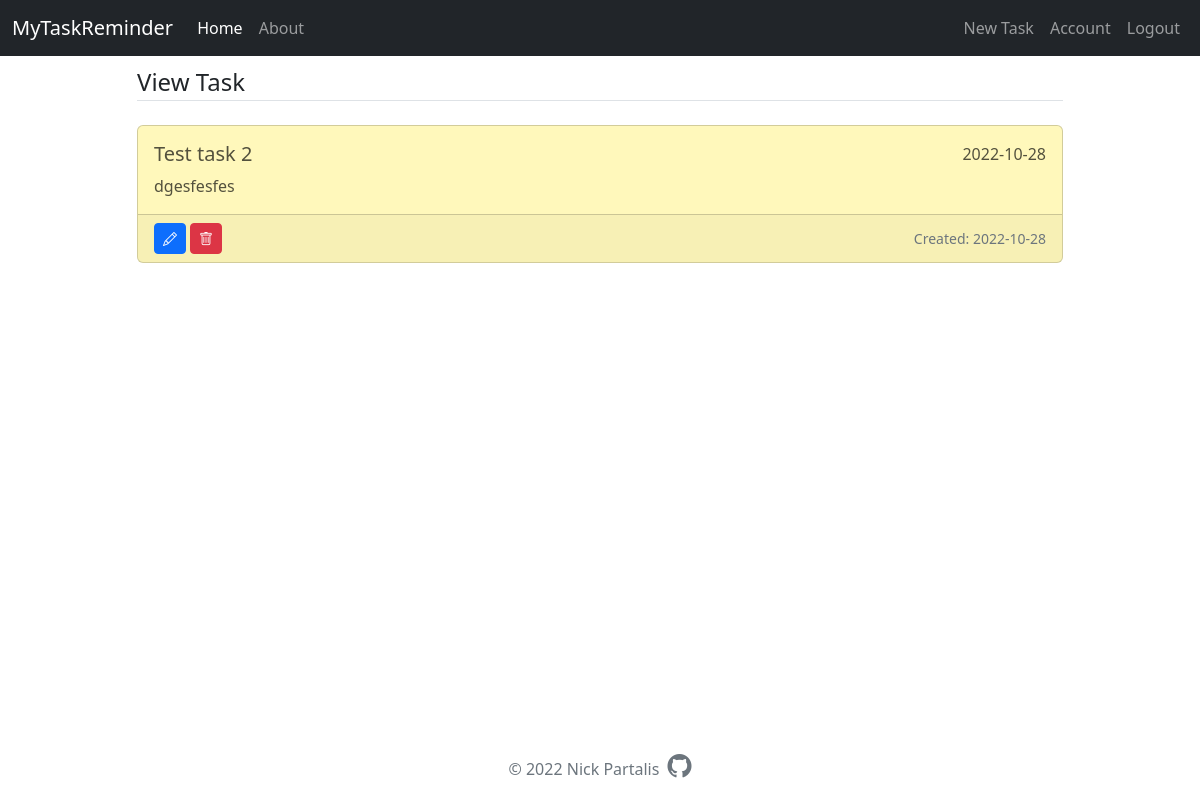
Before: /task/10 (signed in) with the older database file.
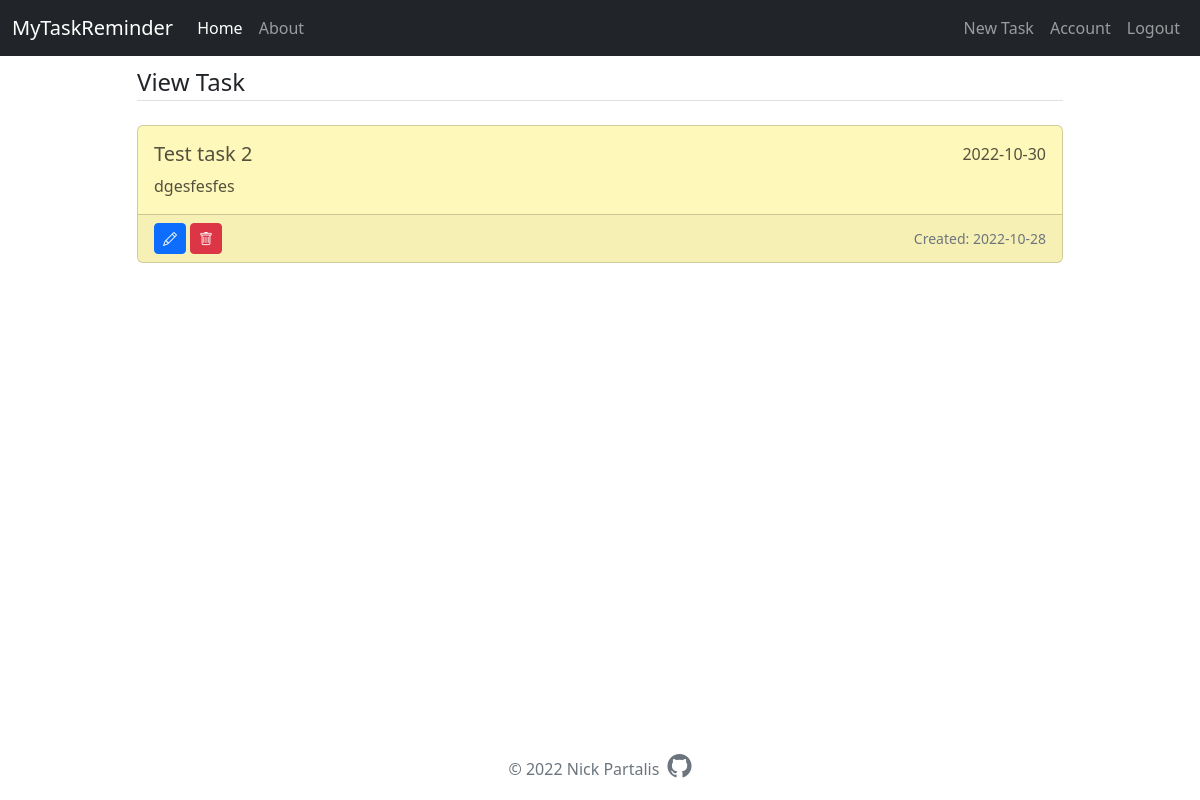
After: the same page with the newer database file.
### task_app/models.py (models this page shows, shortened)
class Task(db.Model):
    id = db.Column(db.Integer, primary_key=True)
    title = db.Column(db.String(100), nullable=False)
    content = db.Column(db.Text)
    date_created = db.Column(db.Date, nullable=False, default=datetime.now)
    date_tasked = db.Column(db.Date, nullable=True, default=None)
    user_id = db.Column(db.Integer, db.ForeignKey("user.id"), nullable=False)

### task_app/tasks/routes.py (the view)
@tasks.route("/task/<int:task_id>", methods=["GET", "POST"])
@login_required
def task(task_id):
    task = Task.query.get_or_404(task_id)
    if task.user_id != current_user.id:
        abort(403)
    return render_template("task.html", task=task)

### task_app/models.py (called while the page is built)
@login_manager.user_loader
def load_user(user_id):
    return User.query.get(int(user_id))

### task_app/templates/task.html (shortened to what this page needs)
{% extends "layout.html" %}
{% block content %}
  <legend class="border-bottom mb-4">View Task</legend>
  <div class="card text-justify mb-4">
      <div class="card-body">
          <div class="d-flex">
              <h5 class="card-title">{{ task.title }}</h5>
              <span class="card-text ms-auto">
                  {{ task.date_tasked if task.date_tasked else "" }}
              </span>
          </div>
          <p class="card-text">{{ task.content }}</p>
      </div>
      <div class="card-footer text-muted d-flex align-items-center">
          <a class="btn btn-primary btn-sm me-1" href="{{ url_for('tasks.update_task', task_id=task.id) }}">
            <i class="bi bi-pencil"></i>
          </a>
          <button type="button" class="btn btn-danger btn-sm" data-bs-toggle="modal" data-bs-target="#deleteModal">
            <i class="bi bi-trash"></i>
          </button>
          <small class="ms-auto">Created: {{ task.date_created.strftime("%Y-%m-%d") }}</small>
      </div>
  </div>
{% endblock content %}

Changed rows visible on the page:
changed Task "Test task 2": date_tasked "2022-10-28" → "2022-10-30"
